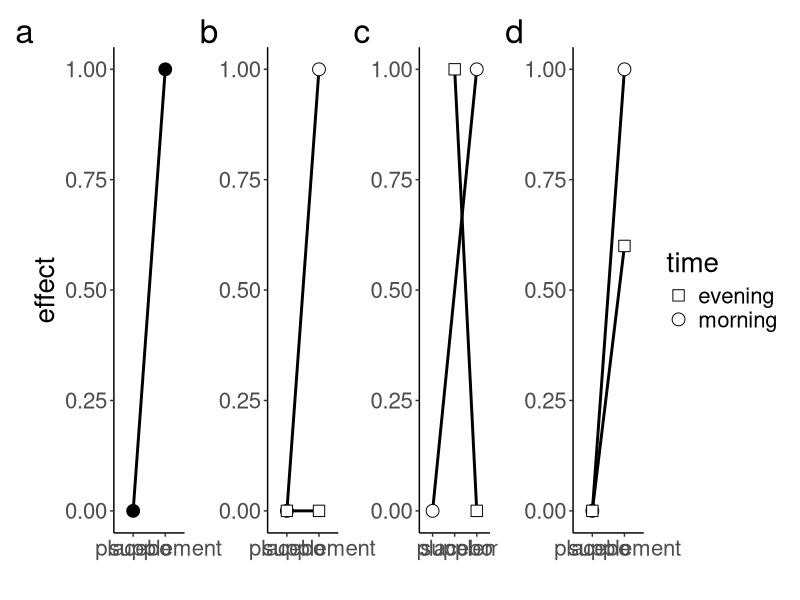

Generate this figure with R:
## This script contains the code to create the Figure 2 in Supplementary information

# Load packages
library(patchwork)
library(ggplot2)


# Simple effect
df1 <- data.frame(treatment = factor(c("supplement","placebo")),
                 effect = c(1, 0))

simple_effect <- ggplot(data = df1, aes(x = treatment, 
                                        y = effect, 
                                        group = 1)) +
  geom_line(size = 1) +
  geom_point(size = 4, fill = "white") +
  xlab(NULL) +
  scale_shape_manual(values =c (22,21)) +
  theme(panel.grid.major = element_blank(),
        panel.grid.minor = element_blank(),
        panel.background = element_blank(), 
        axis.line = element_line(colour = "black")) +
  theme(text=element_text(size=20))


# disordinal interaction
df2 <- data.frame(treatment = factor(c("supplement",
                                       "supplement","
                                       placebo",
                                       "placebo")),
                 time = factor(c("morning",
                                 "evening",
                                 "morning",
                                 "evening")),
                 effect = c(1, 0.0, 0.0, 1))

disordinal <- ggplot(data = df2, aes(x = treatment, 
                                     y = effect, 
                                     group = time, 
                                     shape = time)) +
  geom_line(size = 1) +
  geom_point(size = 4, fill = "white") +
  xlab(NULL) +
  ylab(NULL) +
  scale_shape_manual(values=c(22,21)) +
  theme(legend.position = "none", 
        panel.grid.major = element_blank(), 
        panel.grid.minor = element_blank(),
        panel.background = element_blank(), 
        axis.line = element_line(colour = "black")) +
  theme(text=element_text(size=20))

# grand mean = (1 + 0 + 0 + 1) / 4 = 0.5
# Marginal mean for supplement:morning = 1 - (0.5 + (0.5 - 0.5) + (0.5 - 0.5)) = 0.5
# Marginal mean for supplement:evening = 0 - (0.5 + (0.5 - 0.5) + (0.5 - 0.5)) = -0.5
# Marginal mean for placebo:morning = 0 - (0.5 + (0.5 - 0.5) + (0.5 - 0.5)) = -0.5
# Marginal mean for placebo:evening = 1 - (0.5 + (0.5 - 0.5) + (0.5 - 0.5)) = 0.5

# Cohen's f:
sqrt(((0.5)^2 +(-0.5)^2 + (-0.5)^2 + (0.5)^2)/4)/2 
# Cohen's f = 0.25 or Cohen's d of 0.25*2 = 0.5

# ordinal interaction
df3 <- data.frame(treatment = factor(c("supplement",
                                       "supplement",
                                       "placebo",
                                       "placebo")),
                 time = factor(c("morning",
                                 "evening",
                                 "morning",
                                 "evening")),
                 effect = c(1, 0.0, 0.0, 0))

ordinal <- ggplot(data = df3, aes(x = treatment, 
                                  y = effect, 
                                  group = time, 
                                  shape = time)) +
  geom_line(size = 1) +
  geom_point(size = 4, fill = "white") +
  xlab(NULL) +
  ylab(NULL) +
  scale_shape_manual(values=c(22,21)) +
  theme(legend.position = "none", 
        panel.grid.major = element_blank(), 
        panel.grid.minor = element_blank(),
        panel.background = element_blank(), 
        axis.line = element_line(colour = "black")) +
  theme(text=element_text(size=20))

# grand mean = (1 + 0 + 0 + 0) / 4 = 0.25
# Marginal mean for supplement:morning = 1 - (0.25 + (0.5 - 0.25) + (0.5 - 0.25)) = 0.25
# Marginal mean for supplement:evening = 0 - (0.25 + (0.5 - 0.25) + (0 - 0.25)) = -0.25
# Marginal mean for placebo:morning = 0 - (0.25 + (0 - 0.25) + (0.5 - 0.25)) = -0.25
# Marginal mean for placebo:evening = 0 - (0.25 + (0. - 0.25) + (0 - 0.25)) = 0.25

# Cohen's f: 
sqrt(((0.25)^2 +(-0.25)^2 + (-0.25)^2 + (0.25)^2)/4)/2 
# Cohen's f = 0.125 or Cohen's d of 0.125*2 = 0.25

# attenuated interaction
df4 <- data.frame(treatment = factor(c("supplement",
                                       "supplement",
                                       "placebo",
                                       "placebo")),
                 time = factor(c("morning",
                                 "evening",
                                 "morning",
                                 "evening")),
                 effect = c(1, 0.6, 0.0, 0.0))

attenuated <- ggplot(data = df4, aes(x = treatment, 
                                     y = effect, 
                                     group = time, 
                                     shape = time)) +
  geom_line(size = 1) +
  geom_point(size = 4, fill = "white") +
  xlab(NULL) +
  ylab(NULL) +
  scale_shape_manual(values=c(22,21)) +
  theme(panel.grid.major = element_blank(), 
        panel.grid.minor = element_blank(),
        panel.background = element_blank(), 
        axis.line = element_line(colour = "black")) +
  theme(text=element_text(size=20))

# grand mean = (1 + 0.6 + 0 + 0) / 4 = 0.4
# Marginal mean for supplement:morning = 1 - (0.4 + (0.8 - 0.4) + (0.5 - 0.4)) = 0.1
# Marginal mean for supplement:evening = 0.6 - (0.4 + (0.8 - 0.4) + (0.3 - 0.4)) = -0.1
# Marginal mean for placebo:morning = 0 - (0.4 + (0 - 0.4) + (0.5 - 0.4)) = -0.1
# Marginal mean for placebo:evening = 0 - (0.4 + (0. - 0.4) + (0.3 - 0.4)) = 0.1

# Cohen's f = 
sqrt(((0.1)^2 +(-0.1)^2 + (-0.1)^2 + (0.1)^2)/4)/2
# Cohen's f = 0.05 or Cohen's d of 0.05*2 = 0.1


# Cohen's f = sqrt(((0.25)^2 +(-0.25)^2 + (-0.25)^2 + (0.25)^2)/4)/2 = 0.125
# Use patchwork to combine and plot only 1 legend without title.
combined_figures <- simple_effect | ordinal | disordinal | attenuated & 
                    plot_layout(axes = "collect", 
                                guides = "collect") 

combined_figures <- combined_figures + plot_annotation(tag_levels = c('a', '1'))

ggsave(here("figures","figures_interactiont.png"), width = 20, height = 5, combined_figures)
